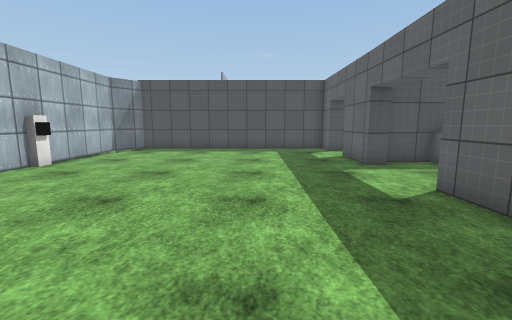
[1] (above)

14 first-person views from a walk through a scene from a Unity 3-D project. The camera is 1.3 m above the floor, tilts 8° down and sees 90° across. The floor is counted in squares, 1 m on a side. Each view is taken from the middle of a square. On the plan, view 1 faces up. The plan holds only what a view shows up to about 13 squares ahead; the rest is blank. The place goes on beyond the plan. The player character is not drawn. Surface patterns are stand-ins for the level's own textures.

[2]
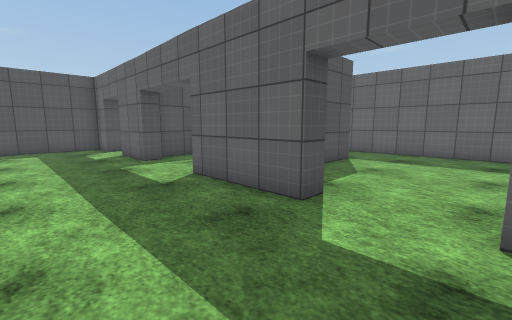

[3]
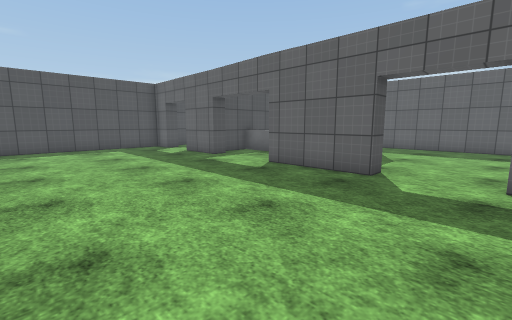

[4]
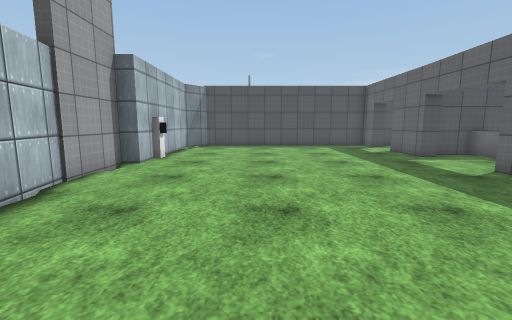

[5]
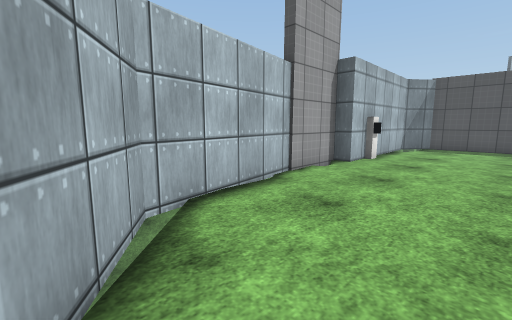

[6]
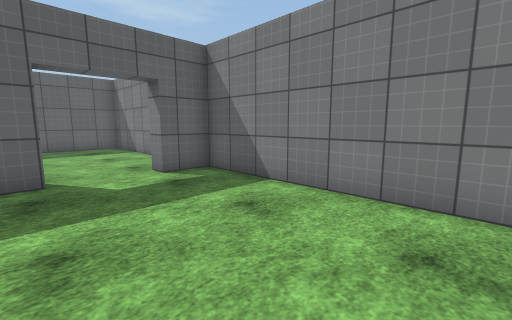

[7]
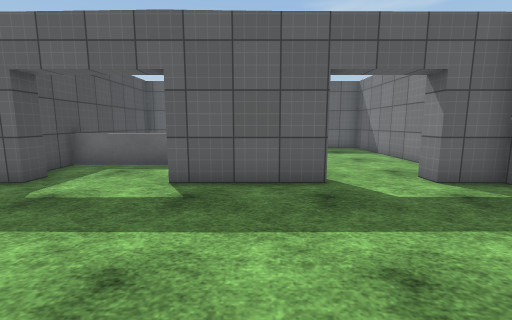

[8]
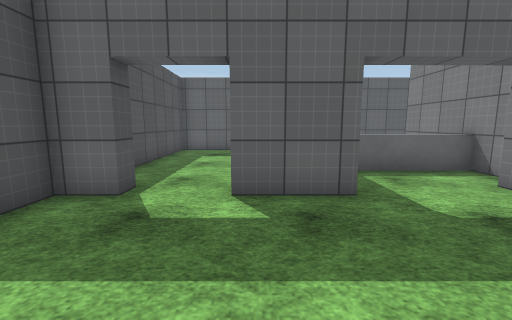

[9]
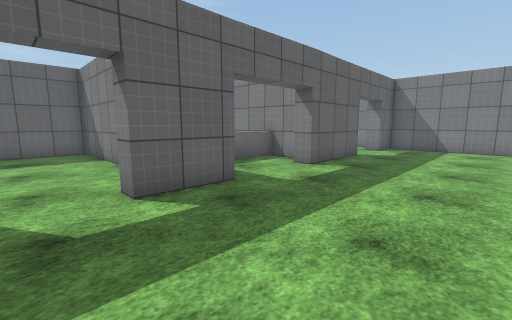

[10]
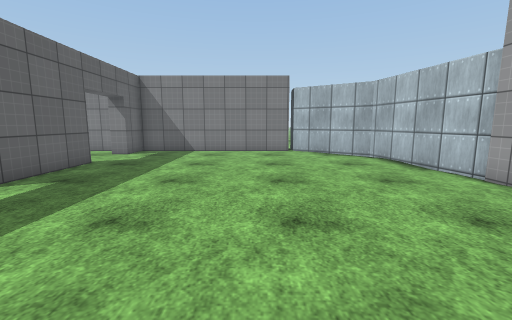

[11]
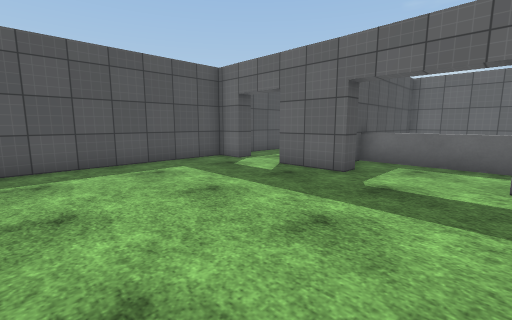

[12]
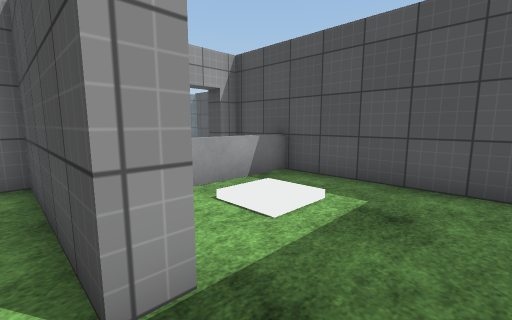

[13]
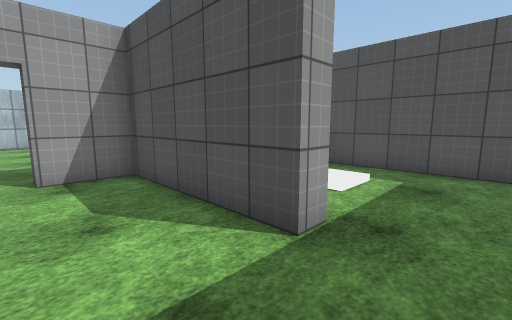

[14]
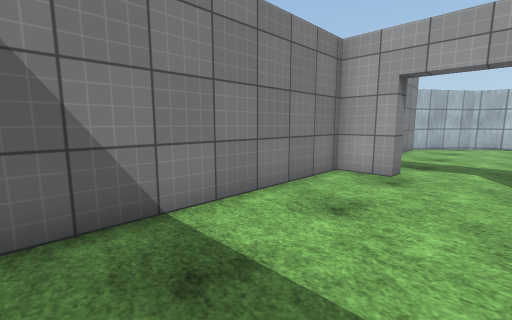

### Floor plan
Points are (right, up) in squares from view 1. A wall is a line through its corners. A room is listed if a view was taken in it or the views show most of it. See-through windows are left out.
Room 1 (views 1, 2, 3, 4, 5, 6, 7, 8, 9, 10, 11, 12, 13, 14)
walls: (5.9, 8.8) (4.2, 8.8) (4.2, 8.1) (3.6, 8.1) (3.6, 10.4) (4.2, 10.4); (4.2, 12.5) (3.6, 12.5) (3.6, 13.7) (-6, 13.7) (-6.9, 12.5) (-6.9, 8.4); (-6.9, 7.5) (-6.9, 6.5) (-7.5, 6.5) (-7.5, 3.9); (9.3, 4) (9.3, 3.4) (4.2, 3.4) (4.2, 1.4) (3.6, 1.4) (3.6, 4.9) (4.2, 4.9); (-7.6, 4) (-6.7, -0.6) (-3.8, -2.5); (-3.6, -2.5) (3.6, -2.5) (3.6, -1) (4.2, -1) (4.2, -2.5) (11.2, -2.5); (12, -1.8) (12, 4.6)
low walls: (6.1, 3.9) (6.1, 8.9)
ways out: opening at (4, 11.5) to room 2; opening at (10.5, 3.5) to room 3
Room 2 (no view inside)
walls: (7.8, 9.4) (12, 9.4) (12, 13.7) (5.2, 13.7)
ways out: opening at (4, 11.5) to room 1
Room 3 (no view inside)
walls: (12, 4.6) (12, 8.8) (5.9, 8.8); (4.9, 4) (9.3, 4)
low walls: (6.4, 8.9) (6.4, 5.8)
ways out: opening at (10.5, 3.5) to room 1

Where each view was taken, in squares from view 1:
view 1: 0 up, 0 right, facing up
view 2: 1 down, 0 right, facing up-right
view 3: 1 down, 3 left, facing up-right
view 4: 2 down, 3 left, facing up
view 5: 2 down, 3 left, facing up-left
view 6: 2 up, 3 left, facing down-right
view 7: 3 up, 2 left, facing right
view 8: 10 up, 1 left, facing right
view 9: 12 up, 1 left, facing down-right
view 10: 10 up, 2 left, facing down
view 11: 5 up, 3 left, facing up-right
view 12: 3 up, 11 right, facing up-left
view 13: 1 up, 11 right, facing up-left
view 14: 1 up, 11 right, facing down-left
